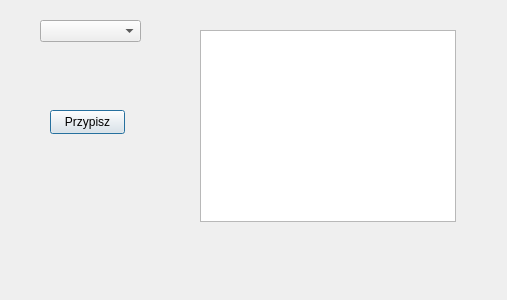
<?xml version="1.0" encoding="UTF-8"?>
<ui version="4.0">
 <class>AssignStudentsWindow</class>
 <widget class="QDialog" name="AssignStudentsWindow">
  <property name="geometry">
   <rect>
    <x>0</x>
    <y>0</y>
    <width>507</width>
    <height>300</height>
   </rect>
  </property>
  <property name="windowTitle">
   <string>Dialog</string>
  </property>
  <widget class="QComboBox" name="comboBoxDirections">
   <property name="geometry">
    <rect>
     <x>40</x>
     <y>20</y>
     <width>101</width>
     <height>22</height>
    </rect>
   </property>
  </widget>
  <widget class="QPushButton" name="assignButton">
   <property name="geometry">
    <rect>
     <x>50</x>
     <y>110</y>
     <width>75</width>
     <height>24</height>
    </rect>
   </property>
   <property name="text">
    <string>Przypisz</string>
   </property>
  </widget>
  <widget class="QTableView" name="studentsTableView">
   <property name="geometry">
    <rect>
     <x>200</x>
     <y>30</y>
     <width>256</width>
     <height>192</height>
    </rect>
   </property>
  </widget>
 </widget>
 <resources/>
 <connections/>
</ui>
